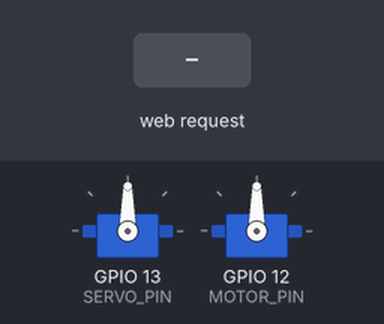
A sketch run on a simulated ESP8266 (NodeMCU). Shown: 2 × servo. Inputs (shaded band) come from the test bench. What the sketch prints to the serial monitor is not drawn.

Above: at 1.2 s.
1.3 s: HTTP request GET /left received
At 1.8 s:
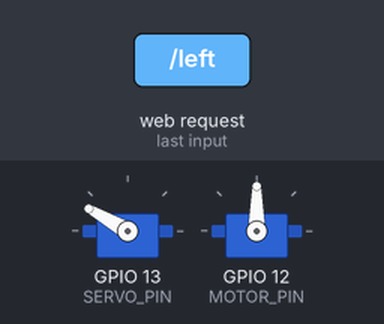
2.8 s: HTTP request GET /right received
At 4.0 s:
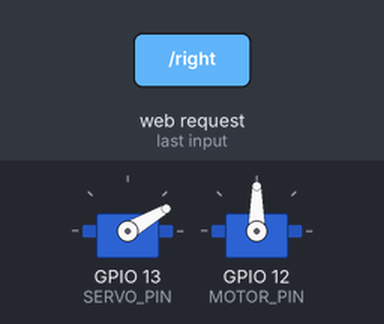
4.3 s: HTTP request GET /forward received
At 5.3 s:
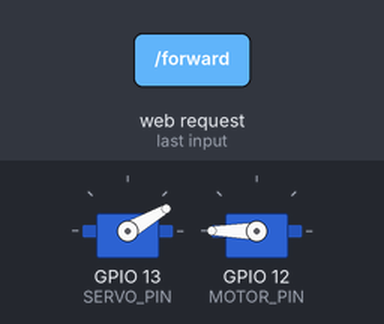
5.8 s: HTTP request GET /center received
At 6.4 s:
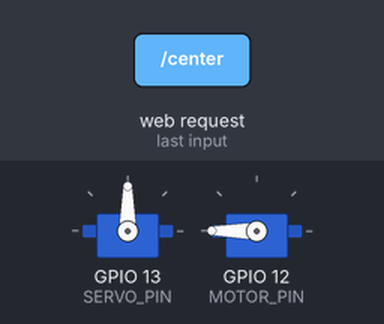
7.3 s: HTTP request GET /backward received
At 8.5 s:
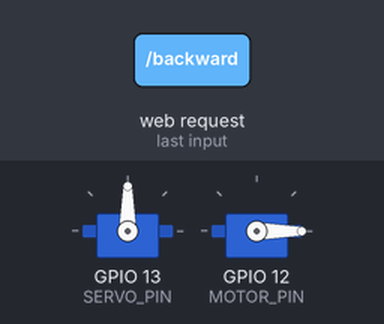
8.8 s: HTTP request GET /stop received
At 9.9 s:
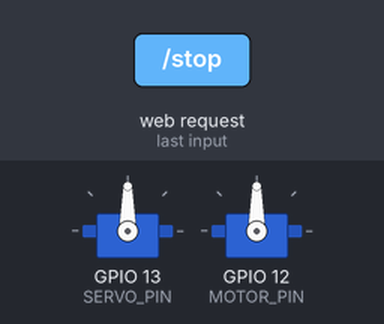
Timing chart, 0 to 11.3 s (numbered marks = the images above; inputs shaded):
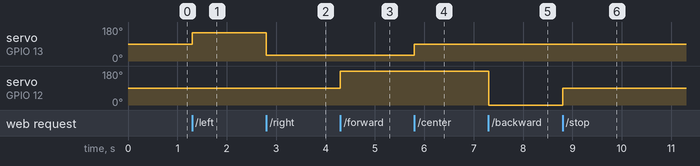

Measured:
- after the input at 1.3 s, servo on GPIO 13 (SERVO_PIN): 90° → 150° at once
- after the input at 2.8 s, servo on GPIO 13 (SERVO_PIN): 150° → 30° at once
- after the input at 4.3 s, servo on GPIO 12 (MOTOR_PIN): 90° → 180° at once
- after the input at 5.8 s, servo on GPIO 13 (SERVO_PIN): 30° → 90° at once
- after the input at 7.3 s, servo on GPIO 12 (MOTOR_PIN): 180° → 0° at once
- after the input at 8.8 s, servo on GPIO 12 (MOTOR_PIN): 0° → 90° at once

The sketch:

servo_wifi.ino
```cpp
#include <ESP8266WiFi.h>
#include <ESP8266WebServer.h>
#include <Servo.h>
#include "webpage.h"

// GPIO pins (NodeMCU labels: D7 = GPIO 13, D6 = GPIO 12)
#define SERVO_PIN 13   // steering servo signal
#define MOTOR_PIN 12   // drive servo signal (ESC-style throttle)

// WiFi Access Point credentials (phone connects directly to ESP)
const char* ap_ssid = "autko-wifi";
const char* ap_password = "12345678";  // min. 8 characters for ESP8266 AP

ESP8266WebServer server(80);

Servo steeringServo;
Servo moveServo;

// Mirrored on the web UI after each request ({{SERVO_POS}}, {{MOTOR_PWM}})
int servoPos = 90;
int motorSpeed = 90;

String webpage();

// HTTP route handlers (must be declared before setup on some toolchains)
void handleRoot();
void handleLeft();
void handleRight();
void handleCenter();
void handleForward();
void handleBackward();
void handleStop();

void setup()
{
    Serial.begin(9600);

    steeringServo.attach(SERVO_PIN);
    steeringServo.write(90);

    moveServo.attach(MOTOR_PIN);
    moveServo.write(90);

    // ESP acts as its own WiFi hotspot; clients use http://192.168.4.1 (typical)
    WiFi.softAP(ap_ssid, ap_password);
    Serial.println(WiFi.softAPIP());

    server.on("/", handleRoot);
    server.on("/left", handleLeft);
    server.on("/right", handleRight);
    server.on("/center", handleCenter);
    server.on("/forward", handleForward);
    server.on("/backward", handleBackward);
    server.on("/stop", handleStop);

    server.begin();
    Serial.println("SERVER START");
}

void loop()
{
    // Processes one HTTP client per call
    server.handleClient();
}

// --- Actuators ---

void setServo(int angle)
{
    steeringServo.write(angle);
     servoPos = angle;
}

void setMotor(int speedValue)
{
    // Second servo used as throttle (0° / 90° stop / 180°)
    moveServo.write(speedValue);
    motorSpeed = speedValue;
}

// --- Steering handlers ---

void handleLeft()
{
    setServo(150);
    server.send(200, "text/html", webpage());
}

void handleRight()
{
    setServo(30);
    server.send(200, "text/html", webpage());
}

void handleCenter()
{
    setServo(90);
    server.send(200, "text/html", webpage());
}

// --- Drive handlers ---

void handleForward()
{
    setMotor(180);
    server.send(200, "text/html", webpage());
}

void handleBackward()
{
    setMotor(0);
    server.send(200, "text/html", webpage());
}

void handleStop()
{
    setMotor(90);
    server.send(200, "text/html", webpage());
}

void handleRoot()
{
    server.send(200, "text/html", webpage());
}

// --- Web UI ---

String webpage()
{
    // FPSTR reads WEBPAGE_HTML from flash (PROGMEM) instead of RAM
    String html = FPSTR(WEBPAGE_HTML);

    // Simple template placeholders filled with last known state
    html.replace("{{SERVO_POS}}", String(servoPos));
    html.replace("{{MOTOR_PWM}}", String(motorSpeed));

    return html;
}
```

webpage.h
```cpp
#pragma once

#include <Arduino.h>

// HTML is stored in flash (PROGMEM) to save RAM on ESP8266.
const char WEBPAGE_HTML[] PROGMEM = R"=====(
<!DOCTYPE html>
<html lang="pl">
<head>
    <meta charset="UTF-8">
    <meta name="viewport" content="width=device-width, initial-scale=1, viewport-fit=cover">
    <title>ESP8266 Vehicle Control</title>
    <style>
        * {
            box-sizing: border-box;
        }

        body {
            font-family: Arial, sans-serif;
            background: #1e1e1e;
            color: #eee;
            margin: 0;
            min-height: 100dvh;
            display: flex;
            flex-direction: column;
            padding: 16px;
            padding-bottom: max(16px, env(safe-area-inset-bottom));
        }
        h1, h2, .btn {
            font-size: 1.5rem;
        }

        .status {
            flex-shrink: 0;
            text-align: center;
            padding-top: 8px;
        }

        .status h1 {
            margin: 0 0 8px;
        }

        .status h2 {
            margin: 4px 0;
            font-weight: normal;
        }

        .controls {
            flex: 1;
            min-height: 0;
            width: 100%;
            max-width: 480px;
            margin: 12px auto 0;
            display: grid;
            grid-template-columns: 1fr 1fr 1fr;
            grid-template-rows: repeat(4, 1fr);
            gap: 10px;
            align-items: stretch;
        }

        .btn {
            height: 100%;
            min-height: 0;
            padding: 12px 6px;
            font-weight: bold;
            color: white;
            text-decoration: none;
            border-radius: 12px;
            text-align: center;
            display: flex;
            align-items: center;
            justify-content: center;
            line-height: 1.2;
        }

        .left {
            grid-column: 1;
            grid-row: 1 / -1;
            background: #9b59b6;
        }

        .center {
            grid-column: 2;
            grid-row: 1;
            background: #7f8c8d;
        }

        .forward {
            grid-column: 2;
            grid-row: 2;
            background: #6a9955;
        }

        .backward {
            grid-column: 2;
            grid-row: 3;
            background: #d3d300;
            color: #1e1e1e;
        }

        .stop {
            grid-column: 2;
            grid-row: 4;
            background: #f44747;
        }

        .right {
            grid-column: 3;
            grid-row: 1 / -1;
            background: #e67e22;
        }
    </style>
</head>
<body>
    <header class="status">
        <h1>ESP8266 CAR CONTROL</h1>
        <h2>Servo: <span id="servo-pos">{{SERVO_POS}}</span>°</h2>
        <h2>Motor: <span id="motor-pwm">{{MOTOR_PWM}}</span></h2>
    </header>

    <div class="controls">
        <a class="btn left" href="/left">LEWO</a>
        <a class="btn center" href="/center">PROSTO</a>
        <a class="btn right" href="/right">PRAWO</a>
        <a class="btn forward" href="/forward">PRZOD</a>
        <a class="btn backward" href="/backward">TYL</a>
        <a class="btn stop" href="/stop">STOP</a>
    </div>

    <script>
        if (location.protocol === "file:") {
            document.getElementById("servo-pos").textContent = "90";
            document.getElementById("motor-pwm").textContent = "90";
        }
    </script>
</body>
</html>
)=====";
```
